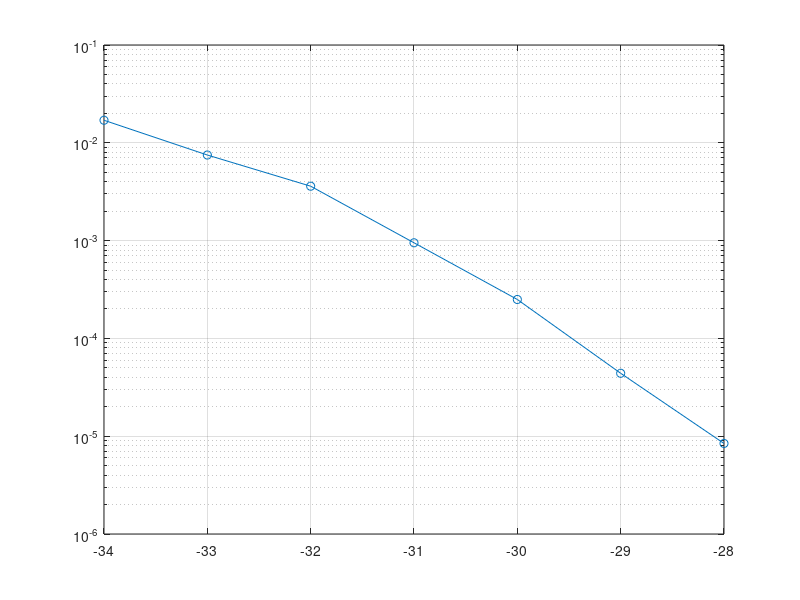

This figure's MATLAB source: (Note: this script raises an error after producing the figure.)
%%%%%%%%%%%%%%%%%%%%%%%%%%%%%%%%%%%%%%%%%%%%%%%%%%%%%%%%%%%%%%%%%%%%%%%%%%%
%%%%%%%%%%%%%%%%%%%%%%%%%%%%%% MAKE BER PLOT %%%%%%%%%%%%%%%%%%%%%%%%%%%%%%
%%%%%%%%%%%%%%%%%%%%%%%%%%%%%%%%%%%%%%%%%%%%%%%%%%%%%%%%%%%%%%%%%%%%%%%%%%%
% Has data from simulations and plots BER vs N0

%% Data

%%%%%%%%%%%%%%%%%%%
% RESULTS WITH HC %
%%%%%%%%%%%%%%%%%%%

% This is for with_hc/0a.mat
N0MRC0a = [];
BERMRC0a = [];

% This is for with_hc/0b.mat
N0MRC0b = [];
BERMRC0b = [];

% This is for with_hc/10a.mat
N0MRC10a = [];
BERMRC10a = [];

% This is for with_hc/10b.mat
N0MRC10b = [];
BERMRC10b = [];

% This is for with_hc/20a.mat
N0MRC20a = [28 29 30 31 32 33 34]; % 82 on 28
BERMRC20a = [8.43e-6 4.4e-5 2.5e-4 9.5e-4 3.6e-3 7.5e-3 1.7e-2];

% This is for with_hc/20b.mat
N0MRC20b = [28 29 30 31 32];
BERMRC20b = [4e-6 2.37e-5 1.45e-4 6e-4 2e-3];

% This is for with_hc/30a.mat
N0MRC30a = [28 29 30 31 32];
BERMRC30a = [3.1e-6 1.45e-5 9.5e-5 4.04e-4 1.49e-3];

% This is for with_hc/30b.mat
N0MRC30b = [29 30 31 32 33 34];
BERMRC30b = [3.18e-5 1.41e-4 6.53e-4 2e-3 6.63e-3 1.266e-2];

% This is for with_hc/40a.mat
N0MRC40a = [29 30];
BERMRC40a = [7.5e-5 3.45e-4];

% This is for with_hc/40b.mat
N0MRC40b = [];
BERMRC40b = [];

% This is for with_hc/50a.mat
N0MRC50a = [];
BERMRC50a = [];

% This is for with_hc/50b.mat
N0MRC50b = [];
BERMRC50b = [];

% This is for with_hc/60a.mat
N0MRC60a = [];
BERMRC60a = [];

% This is for with_hc/60b.mat
N0MRC60b = [];
BERMRC60b = [];

% This is for with_hc/70a.mat
N0MRC70a = [];
BERMRC70a = [];

% This is for with_hc/70b.mat
N0MRC70b = [];
BERMRC70b = [];

% This is for with_hc/80a.mat
N0MRC80a = [];
BERMRC80a = [];

% This is for with_hc/80b.mat
N0MRC80b = [];
BERMRC80b = [];

% This is for with_hc/90a.mat
N0MRC90a = [];
BERMRC90a = [];

% This is for with_hc/90b.mat
N0MRC90b = [];
BERMRC90b = [];

%%%%%%%%%%%%%%%%%%
% RESULTS W/O HC %
%%%%%%%%%%%%%%%%%%

% This is for wo_hc/0a.mat
N0ML0a = [];
BERML0a = [];

% This is for wo_hc/0b.mat
N0ML0b = [];
BERML0b = [];

% This is for wo_hc/10a.mat
N0ML10a = [];
BERML10a = [];

% This is for wo_hc/10b.mat
N0ML10b = [];
BERML10b = [];

% This is for wo_hc/20a.mat
N0ML20a = [];
BERML20a = [];

% This is for wo_hc/20b.mat
N0ML20b = [];
BERML20b = [];

% This is for wo_hc/30a.mat
N0ML30a = [];
BERML30a = [];

% This is for wo_hc/30b.mat
N0ML30b = [];
BERML30b = [];

% This is for wo_hc/40a.mat
N0ML40a = [];
BERML40a = [];

% This is for wo_hc/40b.mat
N0ML40b = [];
BERML40b = [];

% This is for wo_hc/50a.mat
N0ML50a = [];
BERML50a = [];

% This is for wo_hc/50b.mat
N0ML50b = [];
BERML50b = [];

% This is for wo_hc/60a.mat
N0ML60a = [];
BERML60a = [];

% This is for wo_hc/60b.mat
N0ML60b = [];
BERML60b = [];

% This is for wo_hc/70a.mat
N0ML70a = [];
BERML70a = [];

% This is for wo_hc/70b.mat
N0ML70b = [];
BERML70b = [];

% This is for wo_hc/80a.mat
N0ML80a = [];
BERML80a = [];

% This is for wo_hc/80b.mat
N0ML80b = [];
BERML80b = [];

% This is for wo_hc/90a.mat
N0ML90a = [];
BERML90a = [];

% This is for wo_hc/90b.mat
N0ML90b = [];
BERML90b = [];


%% Plots (TODO)

% Plot 20a with hc
figure(221);
semilogy(-N0MRC20a,BERMRC20a,'o-'); grid on;
ax = gca;
ax.FontName = 'Times New Roman';
ax.XLabel.Interpreter = 'LaTeX';
ax.XLabel.String = '$1/N_0$ (dB)';
ax.YLabel.Interpreter = 'LaTeX';
ax.YLabel.String = 'BER';

% Plot 20b with hc
figure(222);
semilogy(-N0MRC20b,BERMRC20b,'o-'); grid on;
ax = gca;
ax.FontName = 'Times New Roman';
ax.XLabel.Interpreter = 'LaTeX';
ax.XLabel.String = '$1/N_0$ (dB)';
ax.YLabel.Interpreter = 'LaTeX';
ax.YLabel.String = 'BER';


